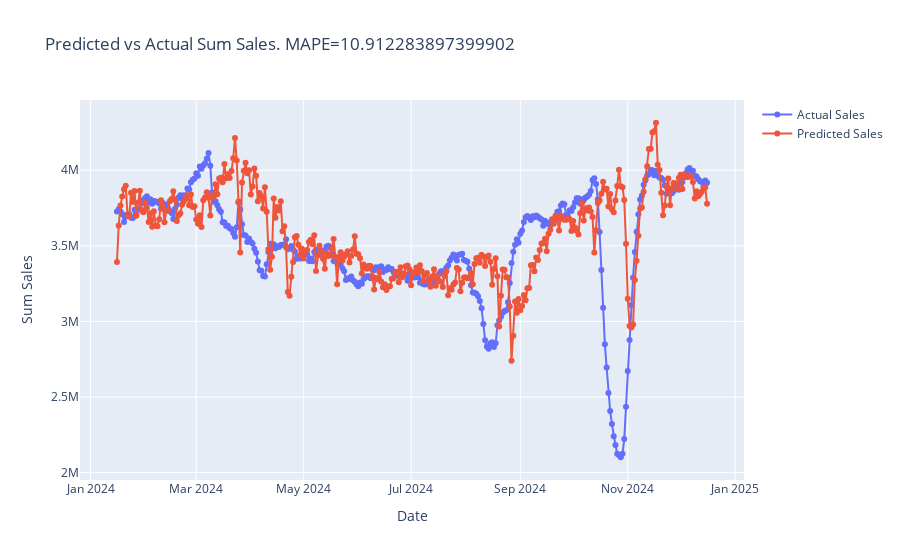
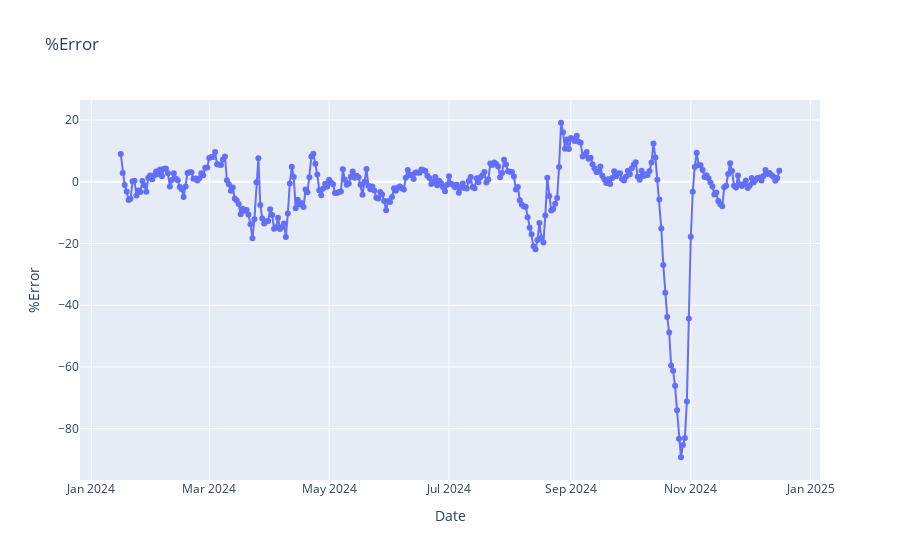

Notebook code for these charts, in order:
### Code cell
import plotly.graph_objects as go

dates = pd.date_range(start=dates_test[0], periods=len(X_test))
pred_df = pd.DataFrame({'Date':dates,'Actual Sales':Y_test, 'Predicted Sales': Y_pred.reshape(-1)})
pred_df['Error'] = (pred_df['Actual Sales'] - pred_df['Predicted Sales'])*100/pred_df['Actual Sales']
fig = go.Figure()
fig.add_trace(go.Line(x = pred_df['Date'],
                    y = pred_df['Actual Sales'],
                    mode = 'lines+markers',
                    name = 'Actual Sales'))
fig.add_trace(go.Line(x = pred_df['Date'],
                    y = pred_df['Predicted Sales'],
                    mode = 'lines+markers',
                    name = 'Predicted Sales'))
fig.update_layout(xaxis_title = 'Date', yaxis_title = 'Sum Sales', title = f"Predicted vs Actual Sum Sales. MAPE={mape(Y_test,Y_pred)}")
fig.show()

fig = go.Figure()
fig.add_trace(go.Line(x = pred_df['Date'],
                    y = pred_df['Error'],
                    mode = 'lines+markers',
                    name = 'Error'))
fig.update_layout(xaxis_title = 'Date', yaxis_title = "%Error", title = f"%Error")
fig.show()

### Figure 1 — Plotly figure (JSON) as saved in the notebook; plotly's stock layout.template omitted (floating-point values rounded to 4 significant figures; data arrays with more than 128 entries replaced by an {"elided": "..."} marker saying what was removed)
{"data": [{"mode": "lines+markers", "name": "Actual Sales", "type": "scatter", "x": {"elided": "336 str values"}, "y": {"elided": "336 float values"}}, {"mode": "lines+markers", "name": "Predicted Sales", "type": "scatter", "x": {"elided": "336 str values"}, "y": {"elided": "336 float values"}}], "layout": {"title": {"text": "Predicted vs Actual Sum Sales. MAPE=10.912283897399902"}, "xaxis": {"title": {"text": "Date"}}, "yaxis": {"title": {"text": "Sum Sales"}}}}

### Figure 2 — Plotly figure (JSON) as saved in the notebook; plotly's stock layout.template omitted (floating-point values rounded to 4 significant figures; data arrays with more than 128 entries replaced by an {"elided": "..."} marker saying what was removed)
{"data": [{"mode": "lines+markers", "name": "Error", "type": "scatter", "x": {"elided": "336 str values"}, "y": {"elided": "336 float values"}}], "layout": {"title": {"text": "%Error"}, "xaxis": {"title": {"text": "Date"}}, "yaxis": {"title": {"text": "%Error"}}}}
